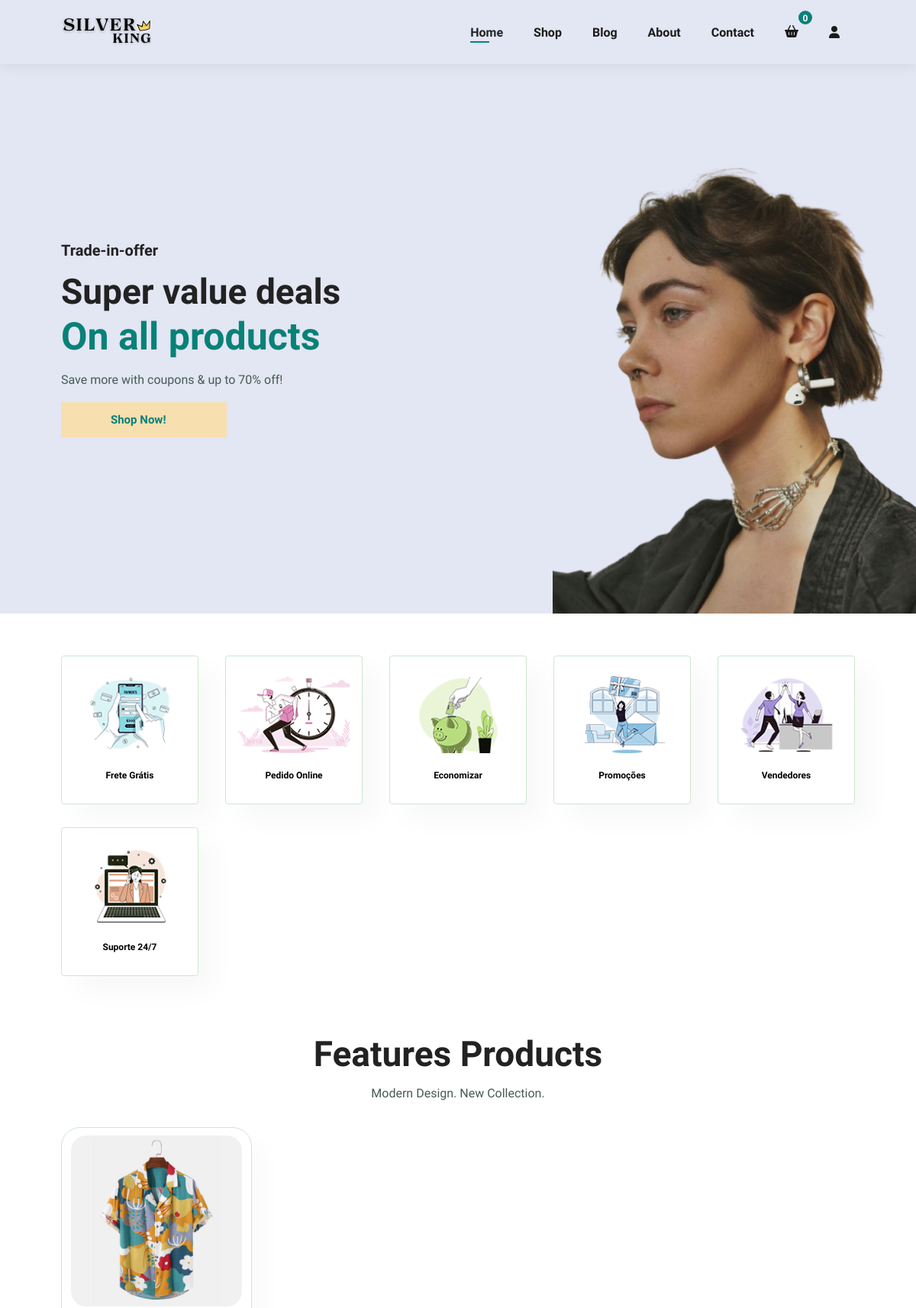
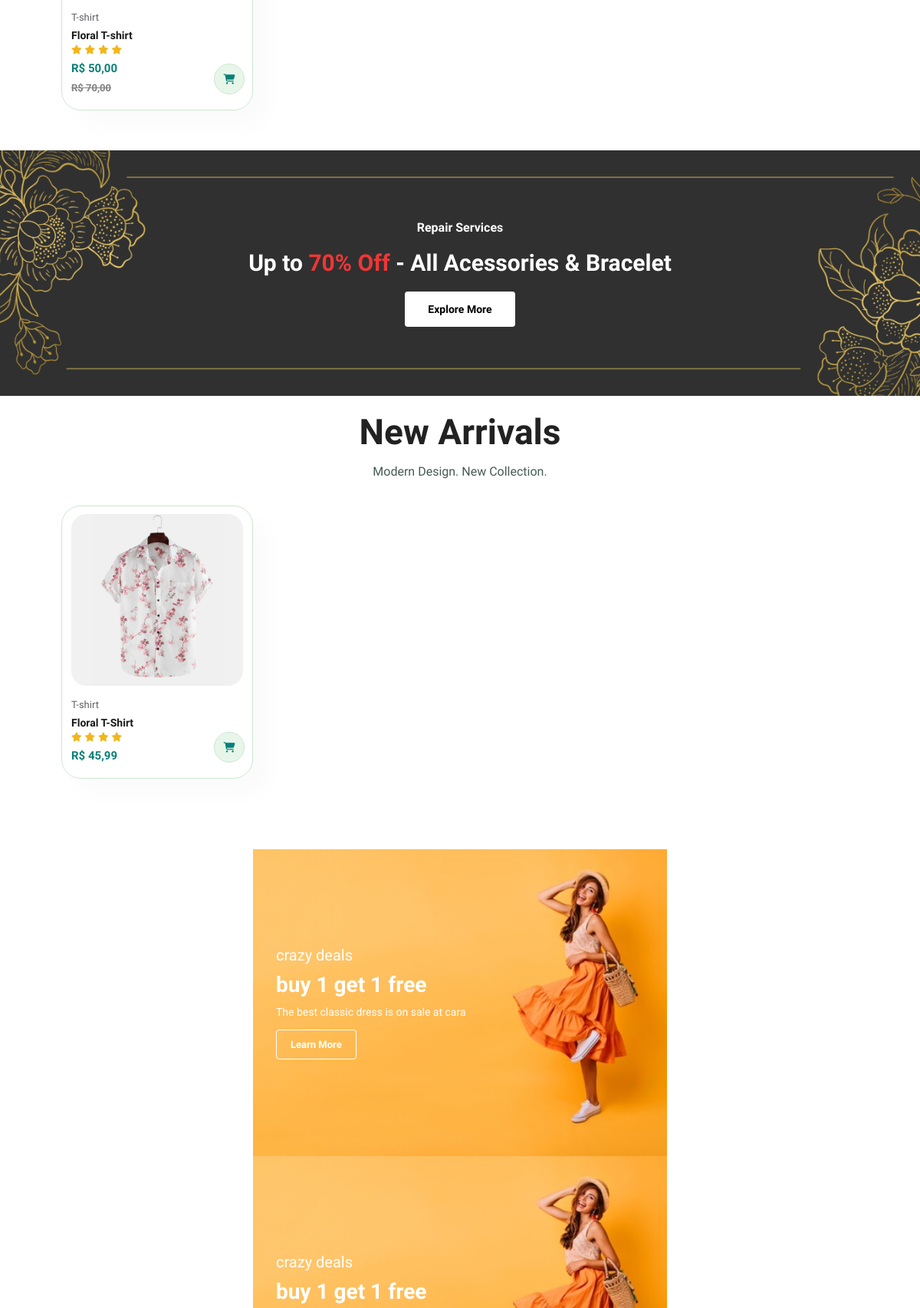
The page / (upper part) on the database its author committed (2 pictures, top to bottom).
### core/models.py (models this page shows, shortened)
class Product(models.Model):
    pid = ShortUUIDField(unique=True, length=10, max_length=20, prefix="cat", alphabet="abcdefghi1234")
    user = models.ForeignKey(User, on_delete=models.SET_NULL, null=True)
    category = models.ForeignKey(Category, on_delete=models.SET_NULL, null=True)
    vendor = models.ForeignKey(Vendor, on_delete=models.SET_NULL, null=True)
    title = models.CharField(max_length=100, default="Fresh Pear")
    image = models.ImageField(upload_to=user_directory_path, default="product.jpg")
    description = models.TextField(null=True, blank=True, default="this is the product")
    price = models.DecimalField(max_digits=10, decimal_places=2, default="1.99")
    old_price = models.DecimalField(max_digits=10, decimal_places=2, default="2.99", null=True, blank=True)
    freight = models.DecimalField(max_digits=10, decimal_places=2, null=False, blank=False)
    specifications = models.TextField(null=True, blank=True)
    product_status = models.CharField(max_length=10, choices=STATUS, default="in review")
    status = models.BooleanField(default=True)
    in_stock = models.BooleanField(default=True)
    featured = models.BooleanField(default=False)
    new = models.BooleanField(default=False)
    digital = models.BooleanField(default=False)
    sku = ShortUUIDField(unique=True, length=4, max_length=10, prefix="sku", alphabet="abcdefghi1234")
    date = models.DateField(auto_now_add=True)
    updated = models.DateTimeField(null=True, blank=True)
    class Meta:
        verbose_name_plural = "Products"

class Category(models.Model):
    cid = ShortUUIDField(unique=True, length=10, max_length=20, prefix="cat", alphabet="abcdefghi1234")
    title = models.CharField(max_length=100, default="Jewelery")
    image = models.ImageField(upload_to=user_directory_path, default="category.jpg")
    class Meta:
        verbose_name_plural = "Categories"
    def __str__(self):
        return self.title

### core/views.py (the view)
# urls.py: path("", views.HomeView.as_view(), name="home"),
class HomeView(ListView):
    model = None
    template_name = 'home/index.html'
    def get_queryset(self):
        return None
    def get_context_data(self, **kwargs):
        context = super().get_context_data(**kwargs)
        context['feat_list'] = Product.objects.filter(product_status="published", featured=True)
        context['new_list'] = Product.objects.filter(product_status="published", new=True)
        return context

### templates/home/index.html (shortened to what this page needs)
{% extends 'base.html' %}
{% load static %}
{% block content %}
  <section id="hero">
    <h4>Trade-in-offer</h4>
    <h2>Super value deals</h2>
    <h1>On all products</h1>
    <p>Save more with coupons & up to 70% off!</p>
    <a href="{% url "core:shop" %}"><button>Shop Now!</button></a>
  </section>
  <section id="feature" class="section-p1">
    <div class="fe-box">
      <img src="{% static 'home/img/features/f1.png' %}" alt="">
      <h6>Frete Grátis</h6>
    </div>
    <div class="fe-box">
      <img src="{% static 'home/img/features/f2.png' %}" alt="">
      <h6>Pedido Online</h6>
    </div>
    <div class="fe-box">
      <img src="{% static 'home/img/features/f3.png' %}" alt="">
      <h6>Economizar</h6>
    </div>
    <div class="fe-box">
      <img src="{% static 'home/img/features/f4.png' %}" alt="">
      <h6>Promoções</h6>
    </div>
    <div class="fe-box">
      <img src="{% static 'home/img/features/f5.png' %}" alt="">
      <h6>Vendedores</h6>
    </div>
    <div class="fe-box">
      <img src="{% static 'home/img/features/f6.png' %}" alt="">
      <h6>Suporte 24/7</h6>
    </div>
  </section>
  <section id="product-1"  class="section-p1">
    <h2>Features Products</h2>
    <p>Modern Design. New Collection.</p>
    <div class="container-product">
      {% for product in feat_list %}
        {% include "base-product.html" %}
      {% endfor %}
    </div>
  </section>
  <section id="banner" class="section-m1">
    <h4>Repair Services</h4>
    <h2>Up to <span>70% Off</span> - All Acessories & Bracelet</h2>
    <a href="{% url "core:shop" %}"><button class="normal">Explore More</button></a>
  </section>
  <section id="product-1"  class="section-p1">
    <h2>New Arrivals</h2>
    <p>Modern Design. New Collection.</p>
    {% for product in new_list %}
      {% include "base-product.html" %}
    {% endfor %}
  </section>
  <section id="sm-banner" class="section-p1">
    <div class="banner-box">
      <h4>crazy deals</h4>
      <h2>buy 1 get 1 free</h2>
      <span>The best classic dress is on sale at cara</span>
      <button class="white">Learn More</button>
    </div>
    <div class="banner-box banner-box2">
      <h4>crazy deals</h4>
      <h2>buy 1 get 1 free</h2>
    </div>
  </section>
{% endblock content %}

### templates/base-product.html
<div class="pro">
  <img src="/media/{{ product.image }}" alt="" onclick="window.location.href='{% url "core:product" pk=product.pk %}'">
  <div class="des">
    <span>{{ product.category }}</span>
    <h5>{{ product.title }}</h5>
    <div class="star">
      <i class="fas fa-star"></i>
      <i class="fas fa-star"></i>
      <i class="fas fa-star"></i>
      <i class="fas fa-star"></i>
    </div>
    <h4>R$ {{ product.price }}</h4>
    {% if product.old_price %}
      <h4><s>R$ {{ product.old_price }}</s></h4>
    {% endif %}
  </div>
  <button class="cartSend" data-pk="{{ product.pk }}"><i class="fa-solid fa-cart-shopping"></i></button>
</div>

### static/home/css/styles.css (style rules this page uses)
* { margin: 0; padding: 0; box-sizing: border-box; font-family: 'Spartan', sans-serif; }
h1 { font-size: 50px; line-height: 64px; color: #222; }
h2 { font-size: 46px; line-height: 54px; color: #222; }
h4 { font-size: 20px; color: #222; }
h6 { font-weight: 700; font-size: 12px; }
p { font-size: 16px; color: #465b52; margin: 15px 0 20px 0; }
.section-p1 { padding: 40px 80px; }
.section-m1 { padding: 40px 0px; }
button.normal { font-size: 14px; font-weight: 600; padding: 15px 30px; color: #000; background-color: #fff; border-radius: 4px; cursor: pointer; border: none; outline: none; transition: 0.2s; }
button.white { font-size: 13px; font-weight: 600; padding: 11px 18px; color: #fff; background-color: transparent; border-radius: 4px; cursor: pointer; border: 1px solid #fff; outline: none; transition: 0.2s; }
body { width: 100%; }
#hero { background-image: url("../img/hero.png"); height: 90vh; width: 100%; background-size: cover; background-position: top 25% right 0; padding: 0 80px; display: flex; flex-direction: column; align-items: flex-start; justify-content: center; position: relative; }
#hero h4 { padding-bottom: 15px; }
#hero h1 { color: #088178; }
#hero button { background-color: #f7dfaf; background-position: center; color: #088178; border: 0; padding: 14px 80px 14px 65px; background-repeat: no-repeat; cursor: pointer; font-weight: 700; font-size: 15px; }
#feature { display: flex; align-items: center; justify-content: space-between; flex-wrap: wrap; }
#feature .fe-box { width: 180px; text-align: center; padding: 25px 15px; box-shadow: 20px 20px 34px rgba(0, 0, 0, 0.03); border: 1px solid #cce7d0; border-radius: 4px; margin: 15px 0; }
#feature .fe-box img { width: 100%; margin-bottom: 10px; }
#feature .fe-box h6 { display: inline-block; padding: 9px 8px 6px 8px; line-height: 1; border-radius: 4px; color: #000000; }
#product-1 { text-align: center; display: flex; flex-direction: column; justify-content: space-between; padding-top: 20px; }
#product-1 .container-product { display: flex; justify-content: space-between; flex-wrap: wrap; }
#product-1 .pro { width: 23%; min-width: 250px; padding: 10px 12px; border: 1px solid #cce7d0; border-radius: 25px; box-shadow: 20px 20px 30px rgba(0, 0, 0, 0.02); margin: 15px 0; margin-right: 12px; margin-bottom: 12px; transition: 0.2s ease; position: relative; }
#product-1 .pro img { cursor: pointer; width: 100%; border-radius: 20px; }
#product-1 .pro .des { text-align: start; padding: 10px 0; }
#product-1 .pro .des span { color: #606063; font-size: 13px; }
#product-1 .pro .des h5 { padding-top: 7px; color: #1a1a1a; font-size: 14px; }
#product-1 .pro .des i { font-size: 12px; color: rgb(243, 181, 25); }
#product-1 .pro .des h4 { padding-top: 7px; font-size: 15px; font-weight: 700; color: #088178; }
#product-1 .pro .des h4 s { padding-top: 7px; font-size: 13px; font-weight: 700; color: #828282; }
#product-1 .pro button { width: 40px; height: 40px; line-height: 40px; border-radius: 50px; background-color: #e8f6ea; font-weight: 500; color: #088178; border: 1px solid #cce7d0; position: absolute; bottom: 20px; right: 10px; cursor: pointer; }
#banner { display: flex; flex-direction: column; justify-content: center; align-items: center; text-align: center; background-image: url(../img/banners/b1.png); width: 100%; height: 40vh; background-size: cover; background-position: center; }
#banner h4 { color: #fff; font-size: 16px; }
#banner h2 { color: #fff; font-size: 30px; padding: 10px 0; }
#banner h2 span { color: #ef3636; }
#sm-banner { display: flex; justify-content: center; flex-wrap: wrap; }
#sm-banner .banner-box { display: flex; flex-direction: column; justify-content: center; align-items: flex-start; background-image: url(../img/banners/b2.jpg); min-width: 540px; height: 50vh; background-size: cover; background-position: center; padding: 30px; margin: 0 30px; }
#sm-banner .banner-box2 { background-image: url(../img/banners/b2.jpg); }
#sm-banner h4 { color: #fff; font-size: 20px; font-weight: 300; }
#sm-banner h2 { color: #fff; font-size: 28px; font-weight: 800; }
#sm-banner span { color: #fff; font-size: 14px; font-weight: 500; padding-bottom: 15px; }

### rows shown on the page
Product: image (picture), category "T-shirt", title "Floral T-shirt", price "50,00", old_price "70,00"
Product: image (picture), category "T-shirt", title "Floral T-Shirt", price "45,99"

### other values the page prints
{{ request.quantidade_itens_carrinho }} "0"
